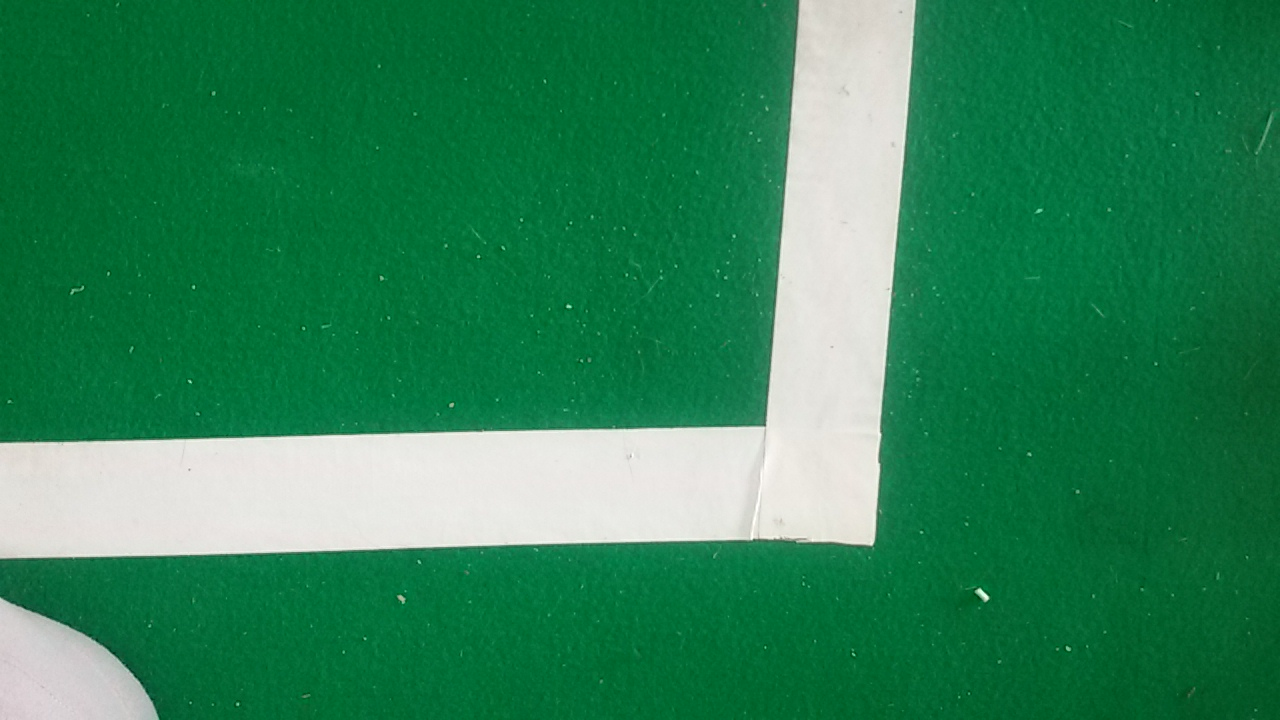
#> input picture tesPic/13441975_1057441020991932_635871047_o.jpg, 1280 x 720 px, given in place of the camera
$ python SeeBall.py   (Python 2 division)   (older library calls are emulated)
#> lines starting #> are read from the running program, lines starting #| are printed output that depends on the picture; after the words box and inside, x2 and y2 are one past the last pixel; in counts of white or black regions, pixels touching at a corner belong together
### computeVision.py
import cv2
import numpy as np
from Vector import *


def findMaxAreaContour(contours):
    if len(contours) > 0:
        maxj = 0
        maxA = 0
        for j in range(len(contours)):
            cnt = contours[j]
            A = cv2.contourArea(cnt)
            if A > maxA:
                maxj = j
                maxA = A
                cnt = contours[maxj]

        return True,contours[maxj]
    else:
        return False,None
def findContourInShape(contours,percen,shape):
    dataApp = []
    dataCnt = []
    ret =False
    if contours is not None:
        for cnt in contours:
            elipson = percen * cv2.arcLength(cnt, True)
            approx = cv2.approxPolyDP(cnt, elipson, True)
            if shape[0]<len(approx)<shape[1]:
                dataApp.append(approx)
                dataCnt.append(cnt)
        if len(dataCnt)>0:
            ret = True
        return ret,dataCnt

def removeNoise(img,erode,dilation,blur):
    kernel = np.ones(erode, np.uint8)
    img = cv2.erode(img, kernel, iterations=1)
    kernel = np.ones(dilation, np.uint8)
    img = cv2.dilate(img, kernel, iterations=2)
    img = cv2.GaussianBlur(img, blur, 0)
    return img

def findContourCenter(Cnt,offsetX = 0,offsetY = 0):
    center = []
    for cnt in Cnt:
        M = cv2.moments(cnt)
        if M['m00'] != 0:
            print 'in'
            cx = int(M['m10'] / M['m00'])
            cy = int(M['m01'] / M['m00'])
            center.append((cx+offsetX,cy+offsetY))
    if len(center)>0 :
        return True,center
    else:
        return False,None

# [21 lines left out: function skeletonization, not called in this run]

class Track(Vector):

    def __init__(self,erode_=(1,1),dilation_=(1,1),blur_=(0,0),shape_ = None,colorSpace = cv2.COLOR_BGR2HSV):
        self.erode = erode_
        self.dilation = dilation_
        self.blur = blur_
        self.shape = shape_
        self.colocode = colorSpace

    def getOnlyMask(self,img,lower,upper,removenoise = True):
        lab = cv2.cvtColor(img,self.colocode)
        mask = cv2.inRange(lab,lower,upper)
        if removenoise:
            mask = removeNoise(mask,self.erode,self.dilation,self.blur)
        return mask

    def getMaskAndCnt(self,img,lower,upper,percen = 0.03,dst = None, mask = None , trackShape = True):
        if mask is None:
            lab = cv2.cvtColor(img,self.colocode)
            mask = cv2.inRange(lab,lower,upper)
            mask = removeNoise(mask,self.erode,self.dilation,self.blur)
        if dst is not None:
            # _,dstCnt,_ = cv2.findContours(dst.copy(),cv2.RETR_EXTERNAL, cv2.CHAIN_APPROX_NONE)
            # _,dstMax = findMaxAreaContour(dstCnt)
            # cv2.drawContours(img,dstMax,-1,255,2)
            mask = cv2.bitwise_and(mask.copy(),dst)
        if self.shape is not None and trackShape == True:
            try:
                _, contours, _ = cv2.findContours(mask.copy(), cv2.RETR_EXTERNAL, cv2.CHAIN_APPROX_NONE)
                ret,listCnt = findContourInShape(contours,percen,self.shape)
                return ret,listCnt,mask,contours
            except cv2.error:
                print 'mask  ',' ',mask,' ',type(mask),' ',len(mask)
                return False,[],mask,[]
        else:
            _, contours, _ = cv2.findContours(mask.copy(), cv2.RETR_EXTERNAL, cv2.CHAIN_APPROX_SIMPLE)
            ret,listCnt = findMaxAreaContour(contours)
            return ret,listCnt,mask,contours

    def chooseOne(self,Cnt,Allcontours):
        if len(Cnt) == 0:
            ret,MaxContour = findMaxAreaContour(Allcontours)
        elif len(Cnt) > 1:
            ret,MaxContour = findMaxAreaContour(Cnt)
        else:
            print  'else'
            MaxContour = Cnt[0]
            ret = True
        if MaxContour is None:
            ret = False
        return ret,MaxContour

    # [111 lines left out: functions goal, __lineAnalyse, Line, not called in this run]


# [6 lines that do not run on import are left out]

### RobotControl.py
import serial
import time
import math
import numpy as np

class RobotControl():
    int_id_L = [1, 2, 3, 4, 5, 6]
    int_id_R = [11, 12, 13, 14, 15, 16]
    int_id_LArm = [21, 22, 23]
    int_id_RArm = [31, 32, 33]
    int_id_H = [41, 42]
    int_id_All = int_id_L + int_id_R + int_id_LArm + int_id_RArm + int_id_H


    def __init__(self,port,buerd=1000000,MaxValue = 4096,timeout = 0.1):
        self.MaxValue = MaxValue
        self.Port = port
        self.Buerd = buerd
        self.ser = serial.Serial(port)
        self.ser.baudrate = buerd
        self.timeout = timeout

################################### for control servo mortor ###################################
    # [7 lines left out: function readData, not called in this run]

    def movemotor(self, id, angle, speed):
        angleL = angle % 256
        angleH = (angle - angleL) / 256
        speedL = speed % 256
        speedH = (speed - speedL) / 256
        x = [255, 255, id, 7, 3, 30, int(angleL), int(angleH), int(speedL), int(speedH)]
        a = (~((sum(x) - 510) % 256)) % 256
        x.append(a)
        self.ser.write(x)

    # [38 lines left out: functions movemotorWithoutSpeed, REGmotor, readangle, get, not called in this run]

    def distorq(self, id):
        x = [255, 255, id, 4, 3, 24, 0]
        a = (~((sum(x) - 510) % 256)) % 256
        x.append(a)
        self.ser.write(x)
        # print('Dis/En sent to', id)

    def distorqAll(self):
        for i in self.int_id_All:
            self.distorq(i)
        self.action()

    # [6 lines left out: function REGdistorq, not called in this run]

    def action(self):
        self.ser.write([255, 255, 254, 2, 5, 250])

    # [36 lines left out: functions clicktorqall, ping, goCenter, turnRate, not called in this run]
################################################################################################

######################### change value to RAD or RAD t ovalue ##################################
    def changeValueToRAD(self,value):
        rad = np.pi - (1.3333*np.pi*(float(value)/float(self.MaxValue)))
        return rad

    # [48 lines left out: functions changeRad2Value, moveRobotLegFromAngleInRAD, controlSpeedMotor, not called in this run]

class kinematicsCalculator():

    def __init__(self):
        pass

    # [30 lines left out: functions Inverse3axis, calAngleForLeg, not called in this run]


# [65 lines that do not run on import are left out]

### Camera.py
import cv2
import numpy as np
import math
#comment
def findFieldOfView(Xver,Yver,Xher,Yher):
    tanVer = float(Yver)/float(Xver)
    tanHer = float(Yher)/float(Xher)
    FOV = np.arctan([tanHer,tanVer])
    FOV[0]=FOV[0]*2
    FOV[1] = FOV[1]*2
    return FOV

# [11 lines left out: function findDisFromPixel, not called in this run]

### SeeBall.py
import cv2
import numpy as np
from computeVision import *
from RobotControl import *
import time
import math
from Camera import *

cap = cv2.VideoCapture(1)
erode = (7,7)
dilation = (7,7)
blur = (21,21)
lower = np.array([31,106,150])
upper = np.array([255,255,255])
# lower = np.array([0,167,0])
# upper = np.array([40,255,255])
lowerGreen = np.array([0,0,0])
upperGreen = np.array([203,105,172])
TrackBall = Track(erode_=erode,dilation_=dilation,blur_=blur,shape_=(1,10),colorSpace=cv2.COLOR_BGR2LAB)

# Robot = RobotControl('/dev/ttyUSB1')
Robot = RobotControl('COM6')
angle = [2046,2046]
# Robot.goCenter()
Robot.movemotor(42, 2045, 1023)
Robot.movemotor(41, 2046, 1023)
Robot.movemotor(1, 1980, 1023)
Robot.movemotor(2, 2090, 1023)
Robot.movemotor(3, 2910, 1023)
Robot.movemotor(4, 546, 1023)
Robot.movemotor(5, 1390, 1023)
Robot.movemotor(6, 2090, 1023)
Robot.movemotor(11, 1980, 1023)
Robot.movemotor(12, 2090, 1023)
Robot.movemotor(13, 2910, 1023)
Robot.movemotor(14, 546, 1023)
Robot.movemotor(15, 1390, 1023)
Robot.movemotor(16, 2090, 1023)
Robot.movemotor(31, 1770, 1023)
Robot.movemotor(32, 1540, 1023)
Robot.movemotor(33, 2046, 1023)
Robot.movemotor(21, 1770, 1023)
Robot.movemotor(22, 1540, 1023)
Robot.movemotor(23, 2046, 1023)
time.sleep(0.05)
listDifH = []
listDifV = []

FOV = findFieldOfView(60,28,102.5,60)

while True:
    start = time.time()
    ret,frame = cap.read()
#> frame is the input picture: shape (720, 1280, 3); mean B, G, R 86.2, 130.8, 44.5
    frameCenter = (frame.shape[1]/2,frame.shape[0]/2)
    frame = cv2.flip(frame, 0)
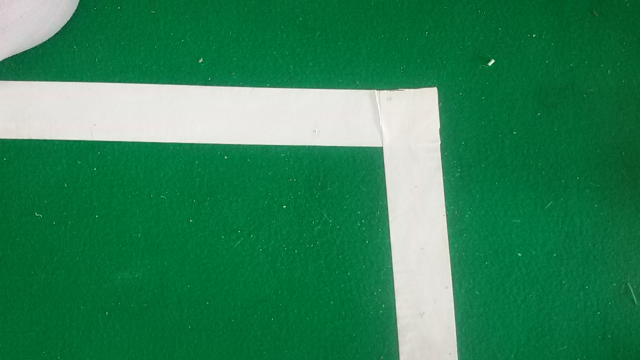
#> frame: shape (720, 1280, 3) (shown at 1/2 size); mean B, G, R 86.2, 130.8, 44.5
    frame = cv2.GaussianBlur(frame,(13,13),0)

    maskGreen = TrackBall.getOnlyMask(frame,lowerGreen,upperGreen)
#> in getOnlyMask, `mask = cv2.inRange(lab,lower,upper)`:
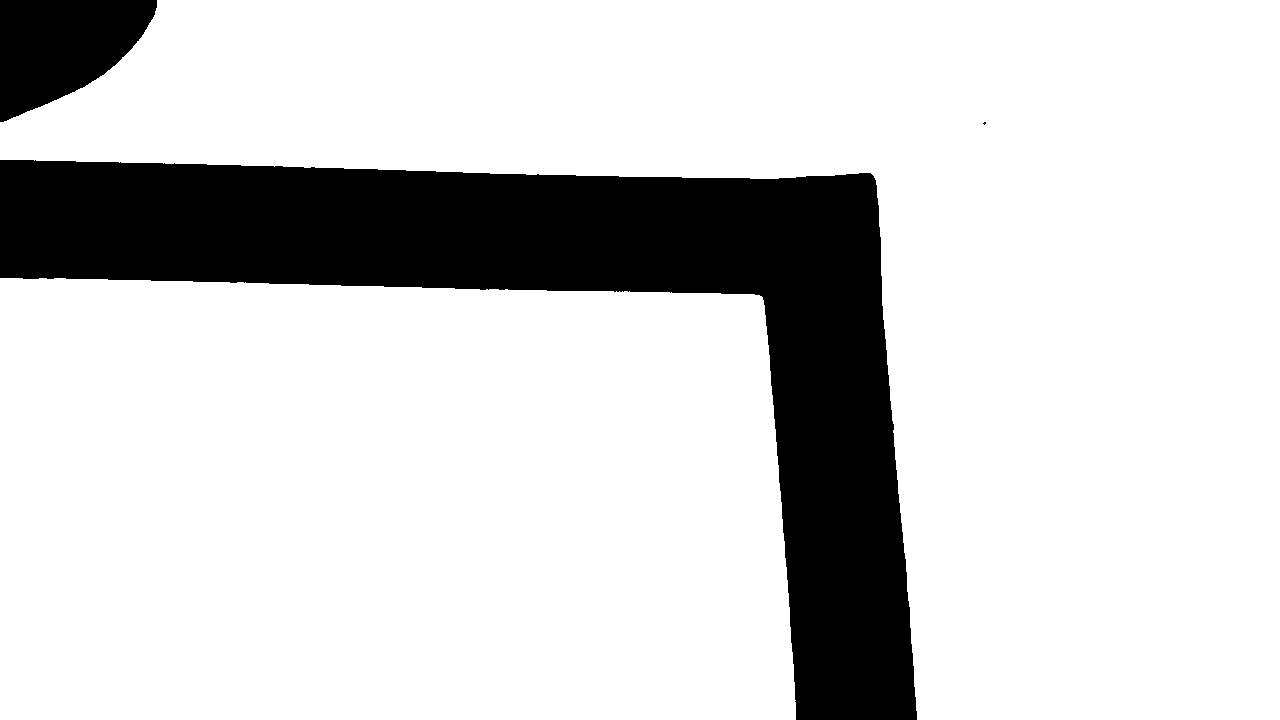
#> mask: shape (720, 1280); 82% white; 3 black regions (1 under 20 px), largest, box (x1, y1, x2, y2) and area: (0, 160, 917, 720) 153204, (0, 0, 157, 122) 12973
#> in removeNoise, `img = cv2.GaussianBlur(img, blur, 0)`:
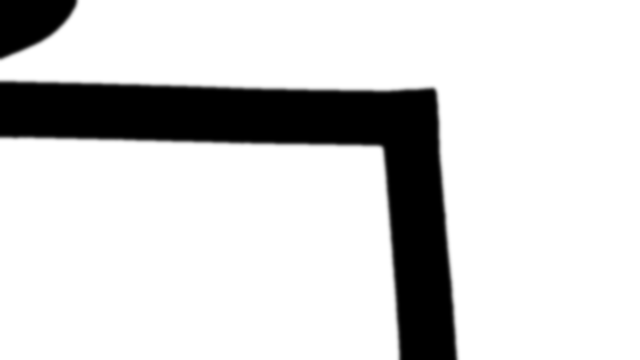
#> img: shape (720, 1280) (shown at 1/2 size); min 0, max 255, mean 211.5
    _,c,_ = cv2.findContours(maskGreen.copy(),cv2.RETR_EXTERNAL,cv2.CHAIN_APPROX_NONE)
#> c = 2 contours; box (x1, y1, x2, y2) and area: (0, 0, 1280, 720) 434689, (0, 266, 808, 720) 352168
    cv2.drawContours(maskGreen,c[:],-1,255,-1)
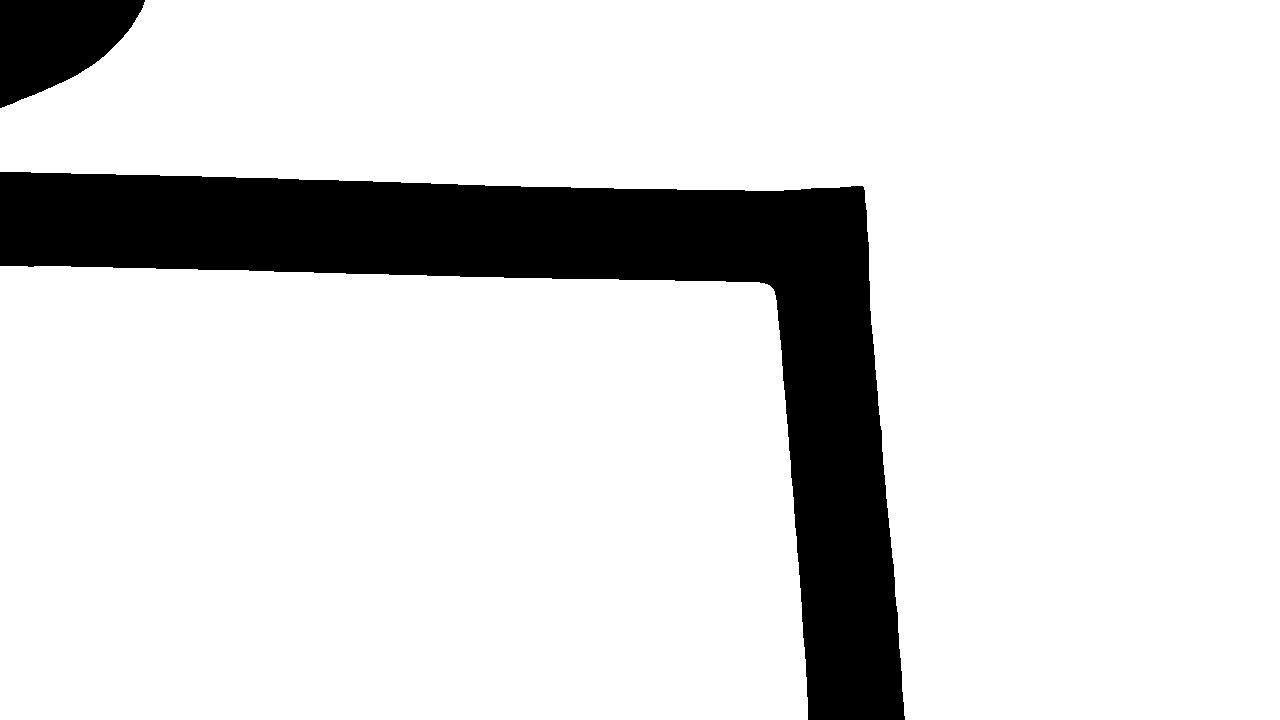
#> maskGreen: shape (720, 1280); 85.7% white; 2 black regions, box (x1, y1, x2, y2) and area: (0, 172, 905, 720) 121320, (0, 0, 145, 108) 10266
    notMaskGreen = cv2.bitwise_not(maskGreen)
    ret,Cnt,mask,Allcontours = TrackBall.getMaskAndCnt(frame,lower,upper,percen=0.035,dst=maskGreen)
#> in getMaskAndCnt, `_, contours, _ = cv2.findContours(mask.copy(), cv2.RETR_EXTERNAL, cv2...`: contours = []
#> in getMaskAndCnt, `ret,listCnt = findContourInShape(contours,percen,self.shape)`: ret = False; listCnt = []
#> ret = False; Cnt = []; Allcontours = []
    isContour,Maxcontour = TrackBall.chooseOne(Cnt,Allcontours)
#> in chooseOne, `ret,MaxContour = findMaxAreaContour(Allcontours)`: ret = False
#> isContour = False
    isCenter,center = findContourCenter([Maxcontour])
#> isCenter = False


    if isCenter==True and isContour==True:
        center = center[0]
        cv2.drawContours(frame, Maxcontour[:], -1, (0,0,0), -1)
        cv2.circle(frame,center,3,(0,0,255),-1)
        dif = [(frameCenter[0]-center[0]),frameCenter[1]-center[1]]
        dif = [dif[0]/(frameCenter[0]/20),dif[1]/(frameCenter[1]/20)]
        minusH,minusV = Robot.turnRate(dif,coffH=1.7,ThresholdH=8,coffHAfter=1.2)
        if angle[1]>=4096:
            pass
        else:
            angle[1] -= minusH
        if angle[0]>=4096:
            pass
        else:
            angle[0] -= minusV
        if frameCenter[0]+50>center[0]>frameCenter[0]-50 and frameCenter[1]+50 > center[1] > frameCenter[1]-50:
            Robot.movemotor(42,angle[1],1023)
            Robot.movemotor(41,angle[0],1023)
            radAngel = (Robot.changeValueToRAD(angle[0]),Robot.changeValueToRAD(angle[1]))
            print 'rad',radAngel,'  ',angle
            distance = findDisFromPixel(frame.shape,center,FOV,33.0,offsetH=radAngel[1],offsetV=radAngel[0])
            text = "Her = {:.2f} Ver = {:.2f}".format(distance[0],distance[1])
            cv2.putText(frame,text,center,cv2.FONT_HERSHEY_SIMPLEX,0.5,(0,0,0),1)
        else:
            Robot.movemotor(42,angle[1],1023)
            Robot.movemotor(41,angle[0],1023)


    # [9 lines of commented-out code are left out]
    cv2.imshow('frame', frame)
    # cv2.imshow('mask',maskGoal)
    cv2.imshow('not',notMaskGreen)
    k = cv2.waitKey(1)
#> (key Esc is pressed here)
    if k == 27:
        break
    elif k == ord('p'):
        cv2.waitKey(0)
    end = time.time()
    print start-end


Robot.distorqAll()
cv2.destroyAllWindows()
